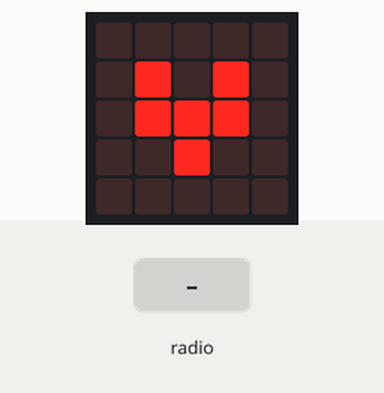
Simulated run of this program. Board: BBC micro:bit (MakeCode). On the bench: the board's 5×5 LED display. Inputs (shaded band) come from the test bench.

Above: at 1.3 s.
1.4 s: radio message "3" arrives
At 2.0 s:
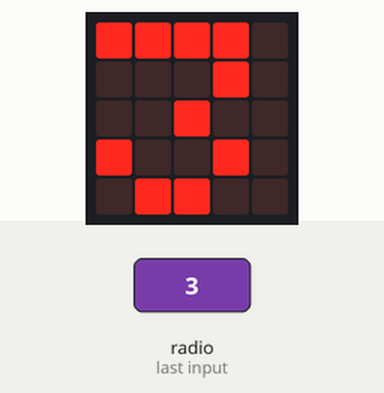
At 2.7 s:
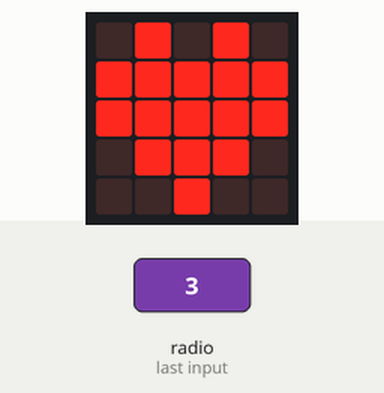
3.6 s: radio message "4" arrives
At 4.7 s:
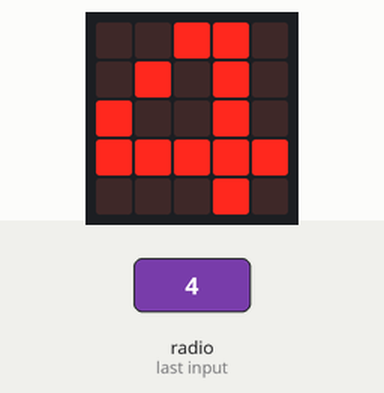
Timing chart, 0 to 6.6 s (numbered marks = the images above; inputs shaded):
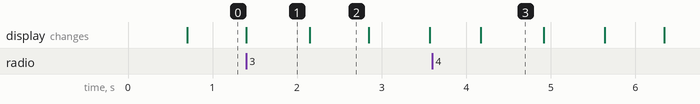

The program:

main.ts
```typescript
radio.onReceivedNumber(function (receivedNumber) {
    if (receivedNumber == 3) {
        basic.showString("3")
    } else if (receivedNumber == 4) {
        basic.showString("4")
    } else {
        basic.showString("")
    }
})
radio.setGroup(19)
basic.forever(function () {
    basic.showIcon(IconNames.Heart)
    basic.pause(100)
    basic.showIcon(IconNames.SmallHeart)
    basic.pause(100)
})
```

test.ts
```typescript
// 테스트는 여기로 이동합니다; 이 패키지가 확장으로 사용될 때 컴파일되지 않을 것 입니다.
```

Measured:
- after the input at 1.4 s, the display: changes at once (image 1)
- after the input at 3.6 s, the display: changes after 0.57 s (image 3)
- what the display in image 1 shows lasts 0.8 s, from 1.4 s to 2.2 s
- what the display in image 2 shows lasts 0.7 s, from 2.2 s to 2.9 s
